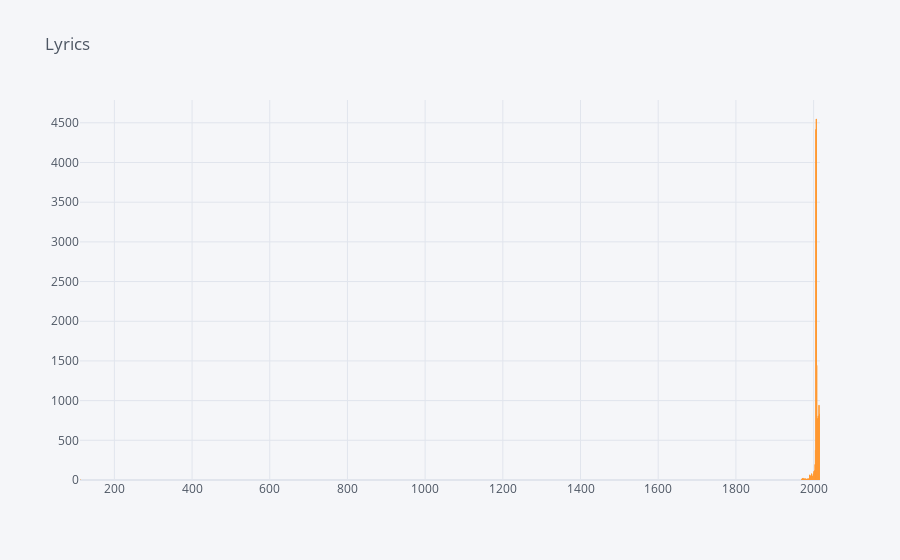

The notebook cell saved with this chart:
### Code cell
data['Song year'].value_counts().sort_values(ascending=False).iplot(kind='bar', title='Lyrics')

### Figure 1 — Plotly figure (JSON) as saved in the notebook; plotly's stock layout.template omitted (floating-point values rounded to 4 significant figures)
{"data": [{"marker": {"color": "rgba(255, 153, 51, 0.6)", "line": {"color": "rgba(255, 153, 51, 1.0)", "width": 1}}, "name": "Song year", "orientation": "v", "text": "", "type": "bar", "x": [2007, 2006, 2008, 2014, 2016, 2012, 2013, 2011, 2010, 2015, 2009, 2005, 2004, 2003, 2001, 2002, 1995, 2000, 1990, 1999, 1993, 1997, 1992, 1996, 1991, 1998, 1994, 1975, 1972, 1986, 1971, 1980, 1978, 1985, 1989, 1984, 1973, 1977, 1979, 1970, 1987, 1974, 1988, 1981, 1982, 1983, 1976, 112], "y": [4548, 4415, 1444, 942, 832, 807, 786, 774, 770, 752, 740, 375, 196, 120, 108, 96, 79, 76, 64, 57, 53, 45, 45, 40, 36, 36, 33, 21, 20, 17, 17, 15, 15, 14, 12, 12, 12, 12, 11, 11, 10, 10, 9, 9, 7, 6, 3, 1]}], "layout": {"legend": {"bgcolor": "#F5F6F9", "font": {"color": "#4D5663"}}, "paper_bgcolor": "#F5F6F9", "plot_bgcolor": "#F5F6F9", "title": {"font": {"color": "#4D5663"}, "text": "Lyrics"}, "xaxis": {"gridcolor": "#E1E5ED", "showgrid": true, "tickfont": {"color": "#4D5663"}, "title": {"font": {"color": "#4D5663"}, "text": ""}, "zerolinecolor": "#E1E5ED"}, "yaxis": {"gridcolor": "#E1E5ED", "showgrid": true, "tickfont": {"color": "#4D5663"}, "title": {"font": {"color": "#4D5663"}, "text": ""}, "zerolinecolor": "#E1E5ED"}}}
